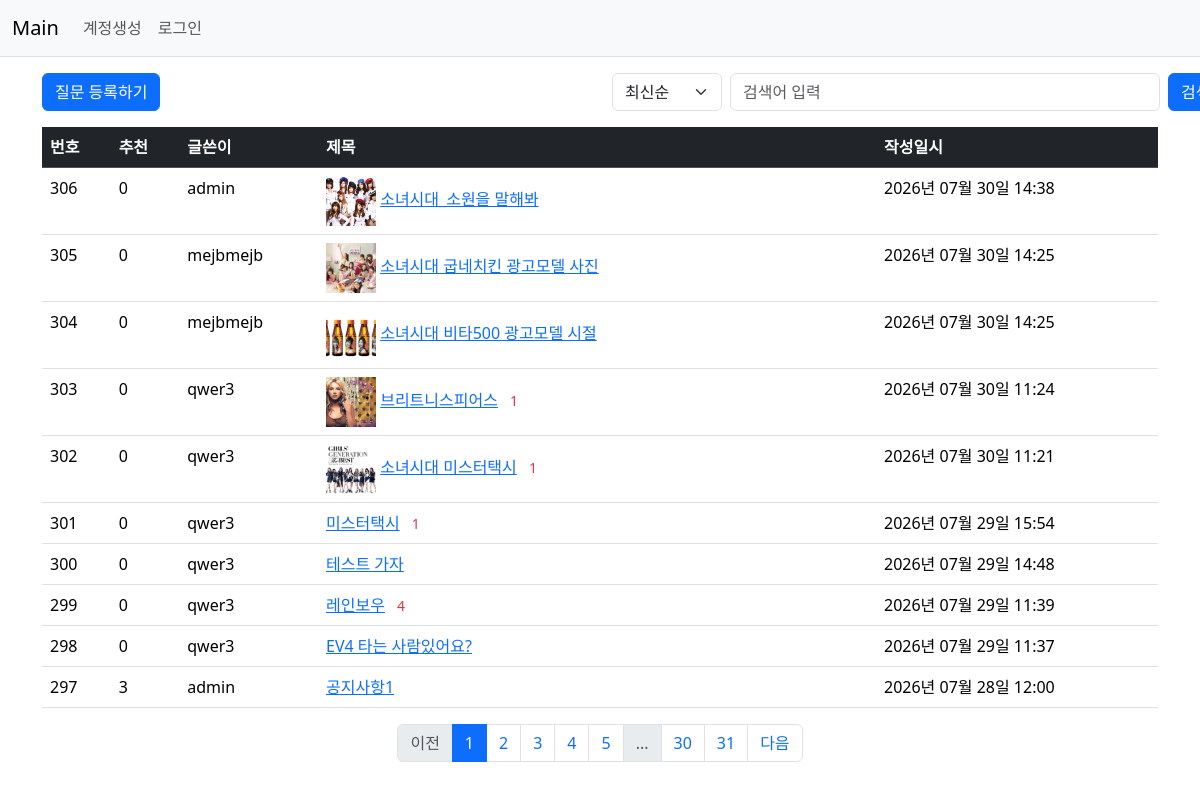
Page /question/list/ on the committed database.
### pybo/models.py (models this page shows, shortened)
class Question(db.Model):
    id = db.Column(db.Integer, primary_key=True)
    subject = db.Column(db.String(max_string), nullable=False) # 200자까지 문자열 제한이 있으며 null을 허용하지 않겠다.
    content = db.Column(db.Text(), nullable=False)
    create_date = db.Column(db.DateTime(), nullable=False) # DateTime을 받아오며 null을 허용하지 않겠다
    image_path = db.Column(db.Text(), nullable=True)
    user_id = db.Column(db.Integer, db.ForeignKey('user.id', ondelete='CASCADE'), nullable=False)
    user = db.relationship('User', backref=db.backref('question_set'))
    voter = db.relationship('User', secondary=question_voter,
                            backref=db.backref('question_voter_set', lazy='dynamic'))

class User(db.Model):
    id = db.Column(db.Integer, primary_key=True)
    username = db.Column(db.String(150), unique=True, nullable=False) # unique = True 중복 막겠다
    password = db.Column(db.String(max_string), nullable=False)
    email = db.Column(db.String(120), unique=True, nullable=False)

### pybo/views/question_views.py (the view, shortened to what this page needs)
@bp.route('/list/')
def _list(): # URL '/question/list/'로 접근했을 때 실행될 라우트 함수를 정의
    page = request.args.get('page', type=int, default=default_page)
    kw = request.args.get('kw', type=str, default='')   # 검색어
    so = request.args.get('so', type=str, default='recent')  # 정렬 기준
    question_list = Question.query
    if so == 'recommend':
        question_list = (question_list
            .outerjoin(question_voter, Question.id == question_voter.c.question_id)
            .group_by(Question.id)
            .order_by(func.count(distinct(question_voter.c.user_id)).desc(), Question.create_date.desc()))
    elif so == 'popular':
        question_list = (question_list
            .outerjoin(Answer, Answer.question_id == Question.id)
            .group_by(Question.id)
            .order_by(func.count(distinct(Answer.id)).desc(), Question.create_date.desc()))
    else:  # recent (최신순)
        question_list = (question_list
        .group_by(Question.id)
        .order_by(Question.create_date.desc()))
    question_list = question_list.paginate(page=page, per_page=per_page_num)
    return render_template('question/question_list.html', question_list=question_list, page=page, kw=kw, so=so)

### pybo/filter.py (called while the page is built)
def format_datetime(value, fmt='%Y년 %m월 %d일 %H:%M'):
    return value.strftime(fmt)

### pybo/views/auth_views.py (called while the page is built)
@bp.before_app_request
def load_logged_in_user():
    user_id = session.get('user_id')
    if user_id is None:
        g.user = None
    else:
        g.user = User.query.get(user_id)

### pybo/templates/question/question_list.html (shortened to what this page needs)
{% extends 'base.html' %}
{% block content %}
<div class="container my-3">
    <div class="row my-3">
        <div class="col-6">
            <a href="{{ url_for('question.create') }}" class="btn btn-primary">질문 등록하기</a>
        </div>
        <div class="col-6">
            <div class="input-group">
                <form method="get" id="searchForm" class="d-flex align-items-center justify-content-end">
                    <select name="so" class="form-select me-2" style="width: auto; min-width: 110px;">
                        <option value="recent" {% if so=='recent' %}selected{% endif %}>최신순</option>
                    </select>
                    <input type="text" id="search_kw" name="kw" value="{{ kw|default('') }}" class="form-control me-2"
                        style="width: 430px;" placeholder="검색어 입력">
                    <button type="button" id="btn_search" class="btn btn-primary text-nowrap">검색</button>
                </form>
            </div>
        </div>
    </div>
    <table class="table">
        <thead>
            <tr class="table-dark">
                <th>번호</th>
                <th>추천</th>
                <th>글쓴이</th>
                <th style="width:50%">제목</th>
                <th>작성일시</th>
            </tr>
        </thead>
        <tbody>
            {% if question_list %}
            {% for question in question_list.items %}
            <tr>
                <td>
                    {{ question_list.total - ((question_list.page - 1) * question_list.per_page) - loop.index0 }}
                </td>
                <td>
                    {{ question.voter|length }}
                </td>
                <td>
                    {{question.user.username}}
                </td>
                <td>
                    {% if question.image_path %}
                    {% set image_list = question.image_path.split(',') %}
                    <img src="{{ url_for('static', filename=image_list[0]) }}" alt="thumbnail" style="width:50px; height: 50px; object-fit: cover;">
                    {% endif %}
                    <a href="{{ url_for('question.detail', question_id=question.id) }}">{{ question.subject }}</a>
                    {% if question.answer_set|length > 0 %}
                    <span class="text-danger small ms-2">{{ question.answer_set|length }}</span>
                    {% endif %}
                </td>
                <td>
                    {{ question.create_date|datetime }}
                </td>
            </tr>
            {% endfor %}
            {% else %}
            <tr>
                <td colspan="3">질문이 없습니다.</td>
            </tr>
            {% endif %}
        </tbody>
    </table>
    <ul class="pagination justify-content-center">
        {% if question_list.has_prev %}
        <li class="page-item">
            <a class="page-link" href="?page={{ question_list.prev_num }}">이전</a>
        </li>
        {% else %}
        <li class="page-item disabled">
            <a class="page-link" tabindex="-1" aria-disabled="true" href="#">이전</a>
        </li>
        {% endif %}
        {% for page_num in question_list.iter_pages() %}
        {% if page_num %}
        {% if page_num != question_list.page %}
        <li class="page-item">
            <a class="page-link" href="?page={{ page_num }}">{{ page_num }}</a>
        </li>
        {% else %}
        <li class="page-item active" aria-current="page">
            <a class="page-link" href="#">{{ page_num }}</a>
        </li>
        {% endif %}
        {% else %}
        <li class="page-item disabled">
            <a class="page-link" href="#">...</a>
        </li>
        {% endif %}
        {% endfor %}
        {% if question_list.has_next %}
        <li class="page-item">
            <a class="page-link" href="?page={{ question_list.next_num }}">다음</a>
        </li>
        {% else %}
        <li class="page-item disabled">
            <a class="page-link" tabindex="-1" aria-disabled="true" href="#">다음</a>
        </li>
        {% endif %}
    </ul>
</div>
{% endblock %}

### rows in the picture
Question: total "306", voter|length "0", user.username "admin", shows a picture, subject "소녀시대_소원을 말해봐", create_date "2026년 07월 30일 14:38"
Question: total "305", voter|length "0", user.username "mejbmejb", image_path (picture), subject "소녀시대 굽네치킨 광고모델 사진", create_date "2026년 07월 30일 14:25"
Question: total "304", voter|length "0", user.username "mejbmejb", image_path (picture), subject "소녀시대 비타500 광고모델 시절", create_date "2026년 07월 30일 14:25"
Question: total "303", voter|length "0", user.username "qwer3", image_path (picture), subject "브리트니스피어스", answer_set|length "1", create_date "2026년 07월 30일 11:24"
Question: total "302", voter|length "0", user.username "qwer3", image_path (picture), subject "소녀시대 미스터택시", answer_set|length "1", create_date "2026년 07월 30일 11:21"
Question: total "301", voter|length "0", user.username "qwer3", subject "미스터택시", answer_set|length "1", create_date "2026년 07월 29일 15:54"
Question: total "300", voter|length "0", user.username "qwer3", subject "테스트 가자", create_date "2026년 07월 29일 14:48"
Question: total "299", voter|length "0", user.username "qwer3", subject "레인보우", answer_set|length "4", create_date "2026년 07월 29일 11:39"
Question: total "298", voter|length "0", user.username "qwer3", subject "EV4 타는 사람있어요?", create_date "2026년 07월 29일 11:37"
Question: total "297", voter|length "3", user.username "admin", subject "공지사항1", create_date "2026년 07월 28일 12:00"

### other values in the picture
{{ page_num }} "1"
{{ page_num }} "2" "3" "4" "5" "30" "31"
